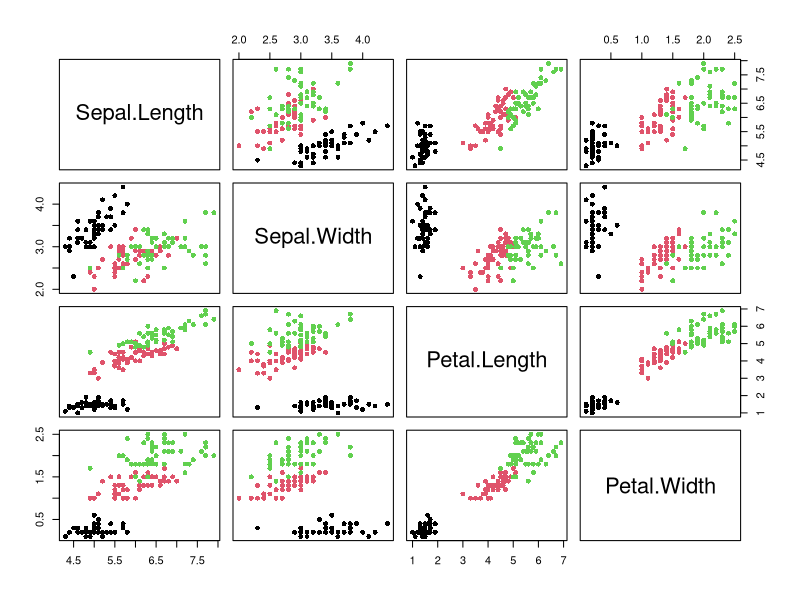

Recreate this plot in R.
# Naive Bayes para Iris

# Cargar paquetes
library(e1071)    # Contiene la función naiveBayes
library(caret)    # Para evaluación del modelo
library(ggplot2)  # Para visualización

# Cargar el dataset Iris (viene incluido en R)
data(iris)

str(iris)
# muestra un preview de las primeras 16 filas
head(iris)
summary(iris)

sum(is.na(iris))


table(iris$Species)

pairs(iris[,1:4], col = iris$Species, pch = 16)

set.seed(123)

train_index <- createDataPartition(iris$Species, p = 0.7, list = FALSE)

# Crear conjuntos de entrenamiento y prueba
# iris[train_index, ], train_indes especifica los índices de las filas a seleccionar
# espacio vacio despues de la coma: significa todas las columnas
train_data <- iris[train_index, ]
# obtenemos todas as filas que no estan en train_index
test_data <- iris[-train_index, ]

# Verificar tamaños
dim(train_data)
dim(test_data)

##### Entrena el modelo #####
modelo_nb <- naiveBayes(Species ~ ., data = train_data)

# Ver el modelo entrenado
print(modelo_nb)

# Ver las probabilidades a priori
modelo_nb$apriori

# Ver las medias por clase
# tables es un componente del objeto modelo_nb que contiene las probabilidades condicionales
modelo_nb$tables

##### hacer predicciones #####

# Predecir con datos de prueba
predicciones <- predict(modelo_nb, test_data)

# Ver predicciones
# muestra un preview de las primeras 16 filas
head(predicciones)

# Comparar con valores reales
head(test_data$Species)

##### predecir nuevas observaciones #####

nuevos_datos <- data.frame(
  Sepal.Length = c(5.1, 6.7, 5.8),
  Sepal.Width = c(3.5, 3.0, 2.7),
  Petal.Length = c(1.4, 5.2, 4.2),
  Petal.Width = c(0.2, 2.3, 1.3)
)

# Predecir nuevas observaciones
nuevas_predicciones <- predict(modelo_nb, nuevos_datos)
print(nuevas_predicciones)

# También obtener probabilidades
probabilidades <- predict(modelo_nb, nuevos_datos, type = "raw")
print(probabilidades)
